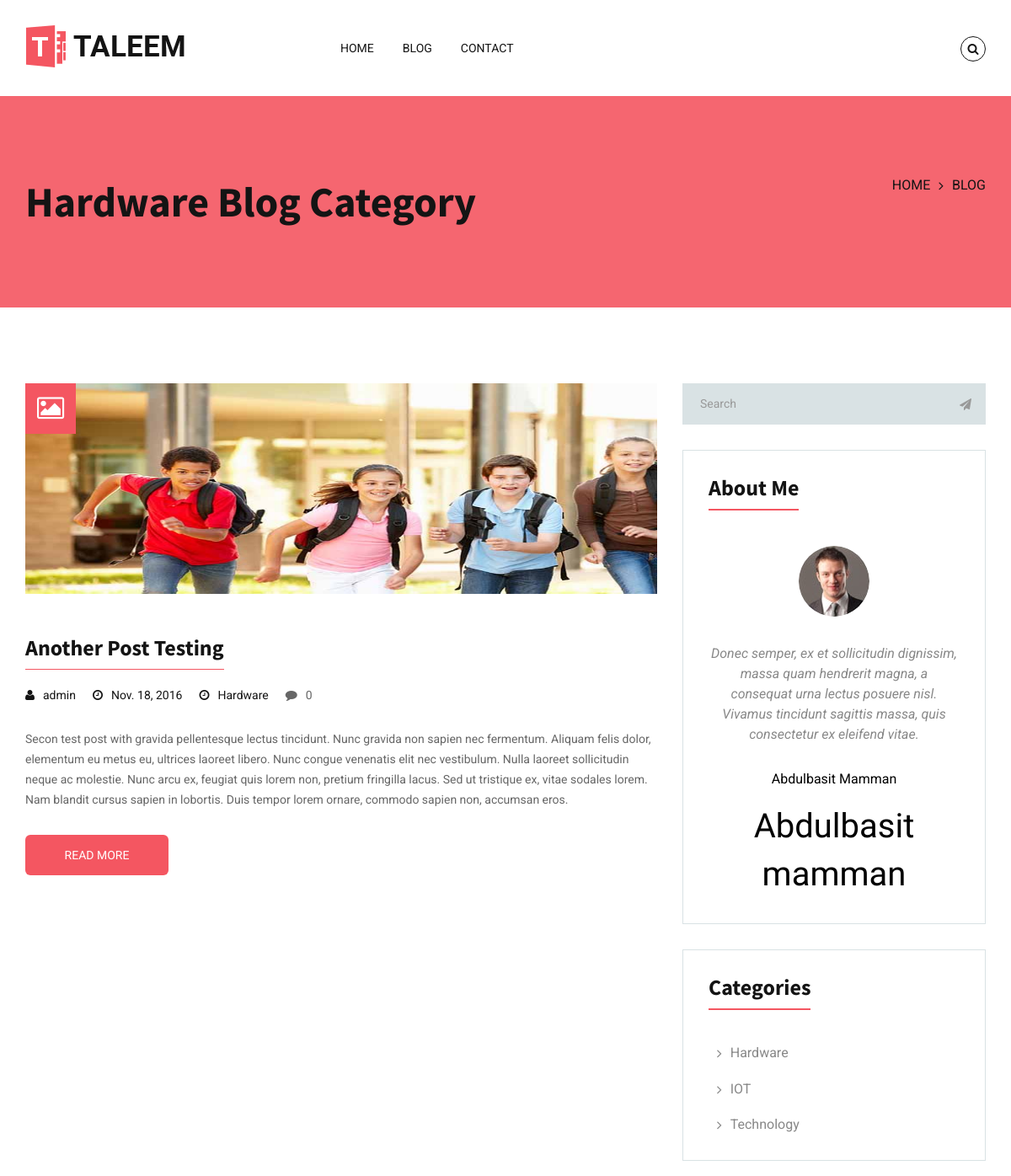
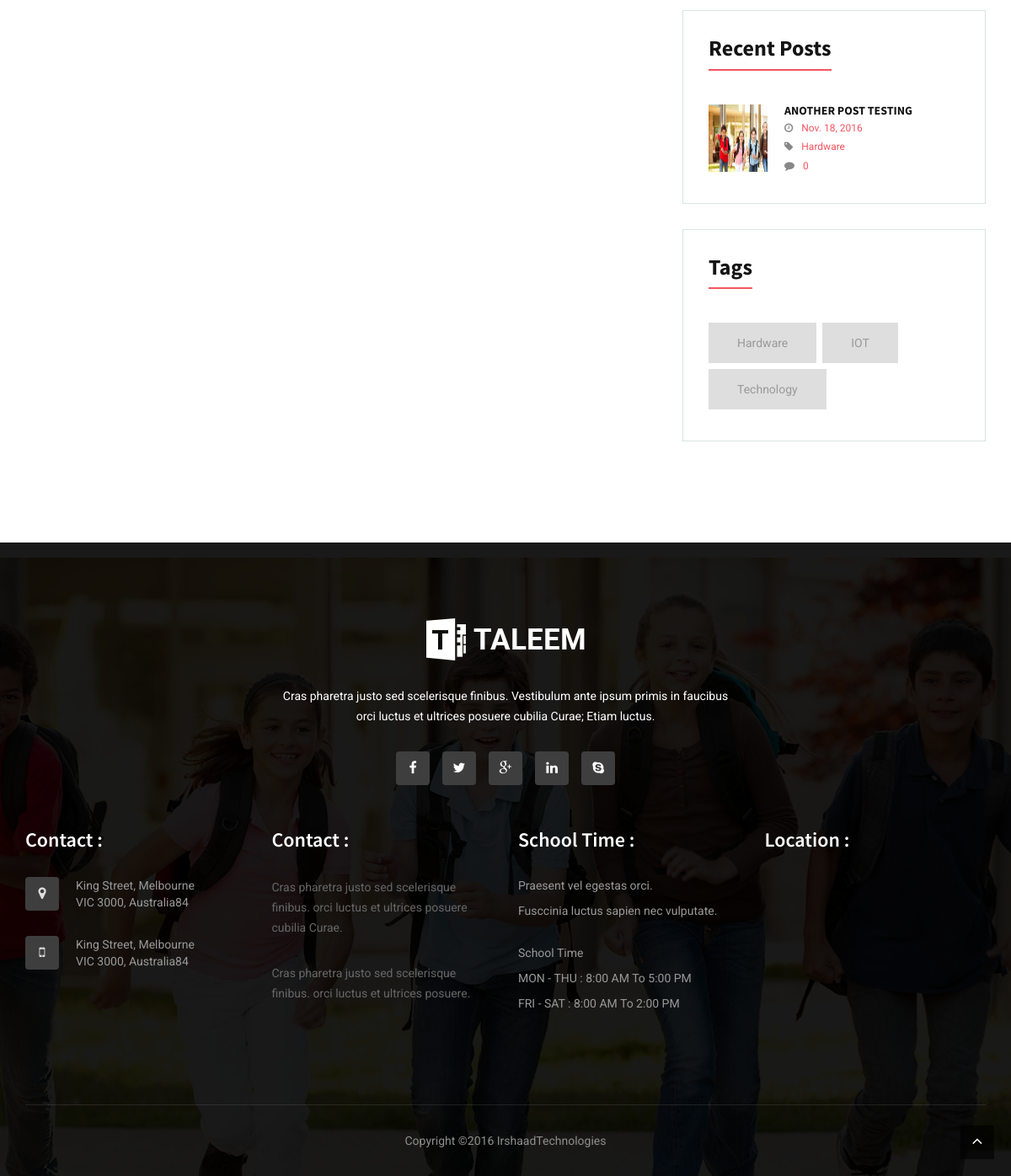
Screenshot of /app/blog/category/hardware with the database file from the repository (2 pictures, top to bottom).
### blog/models.py (models this page shows, shortened)
class Categories(models.Model):
    title = models.CharField(max_length=50, unique=True, db_index=True)
    slug = models.SlugField(max_length=50, unique=True, db_index=True)
    class Meta:
        ordering = ['title']
        verbose_name_plural = "Categories"
    def __str__(self):
        return '%s' % self.title
    @permalink
    def get_absolute_url(self):
        return 'view_blog_category', None, {'slug': self.slug}

class Posts(models.Model):
    title = models.CharField(max_length=150, unique=True, verbose_name='Post Title')
    slug = models.SlugField(max_length=150, unique=True, verbose_name='URL')
    date = models.DateField(auto_now=True)
    time = models.TimeField(auto_now=True)
    created_on = models.DateTimeField(auto_now_add=True)
    posted = models.DateTimeField(db_index=True, auto_now_add=True)
    meta_description = models.CharField(max_length=500, verbose_name='Meta Description', blank=True)
    meta_keywords = models.CharField(max_length=250, verbose_name='Meta Keywords', blank=True)
    body = models.TextField()
    category = models.ForeignKey(Categories)
    published = models.BooleanField(default=None)
    author = models.ForeignKey(User, null=True, blank=True)
    post_image = models.ImageField(upload_to='blog', verbose_name='News Post Headline Image')
    class Meta:
        ordering = ['-created_on']
        verbose_name_plural = "Posts"
    @permalink
    def get_absolute_url(self):
        return 'view_blog_post', None, {'slug': self.slug}

### blog/views.py (the view)
# urls.py: url(r'^category/(?P<slug>[^\.]+)', views.view_blog_category, name='view_blog_category'),
def view_blog_category(request, slug):
    categories = Categories.objects.all()
    category = get_object_or_404(Categories, slug=slug)
    posts = Posts.objects.filter(category=category)[:5]
    context_dict = {'categories': categories, 'category': category, 'posts': posts}
    return render(request, 'blog/blog_category.html', context=context_dict)

### templates/blog/blog_category.html (shortened to what this page needs)
{%extends 'base.html' %}
{% load staticfiles %}
{% block header %}
{% include 'header.html' %}
{% endblock %}
{% block banner %}
<div class="parallax-window section-padding overlay-pink" data-image-src="images/inner-banner.jpg" data-parallax="scroll">
	<div class="container">
		<div class="page-heading">
			<h2>{{ category.title }} Blog Category</h2>
		</div>
		<div class="tc-bredcrum">
			<ul>
				<li><a href="/app/home/">Home</a></li>
				<li class="active"><a href="/app/blog/">Blog</a></li>
			</ul>
		</div>
	</div>
</div>
{% endblock %}
{% block main %}
<main class="main-content section-padding white-bg">
	<div class="container">
		<div class="row">
			<div class="col-lg-8 col-md-7 col-sm-6">
				<div class="Blog-full-width">
                    {% if posts %}
                        {% for post in posts %}
                            {% if post.published == True %}
					            <div class="full-width-post-holder">
                                    <div class="row">
                                        <div class="col-sm-12">
                                            <figure class="post-img">
                                                <a href="{{ post.get_absolute_url }}">
                                                    <img src="{{ MEDIA_URL }}{{ post.post_image.url }}" width="200" height="250" alt="{{ post.title }}">
                                                </a>
                                                <strong class="title-batch-left"><i class="fa fa-image"></i></strong>
                                            </figure>
                                        </div>
                                        <div class="col-sm-12">
                                            <div class="blog-post-detail">
                                                <div class="center-detail-inner">
                                                    <h3>{{ post.title }}</h3>
                                                    <div>
                                                        <ul class="meta-post">
                                                            <li><i class="fa fa-user"></i>{{ post.author }}</li>
                                                            <li><i class="fa fa-clock-o"></i>{{ post.date }}</li>
                                                            <li><i class="fa fa-clock-o"></i>{{ post.category }}</li>
                                                            <li>
                                                                <a href="{% url 'view_blog_post' slug=post.slug %}">
                                                                    <i class="fa fa-comment"></i>{{ post.comments.count }}
                                                                </a>
                                                            </li>
                                                        </ul>
                                                    </div>
                                                    <p>
                                                        {{ post.meta_description }}
                                                    </p>
                                                    <a class="pink-btn" href="{{ post.get_absolute_url }}">Read More</a>
                                                </div>
                                            </div>
                                        </div>
                                    </div>
					            </div>
                             {% endif %}
                        {% endfor %}
                        <div class="col-sm-12">
                            <div class="text-center">
                            </div>
                        </div>
                    {% endif %}
				</div>
			</div>
			{% include 'aside.html' %}
		</div>
	</div>
</main>
{% endblock %}

### templates/aside.html (shortened to what this page needs)
{% load staticfiles %}
<aside class="col-lg-4 col-md-5 col-sm-6">
    <div class="search-bar-holder">
        <div class="search-bar">
            <input type="text" class="form-control"  placeholder="Search" >
            <button type="submit">
                <span class="fa fa-paper-plane"></span>
            </button>
        </div>
    </div>
    <div class="aside-widget">
        <h3>About Me</h3>
        <div class="aside-admin-detail">
            <span class="admin-img"><img src="{% static 'images/admin-img/img-01.jpg' %}" alt="img-01"></span>
            <p>Donec semper, ex et sollicitudin dignissim, massa quam hendrerit magna, a consequat urna lectus posuere nisl. Vivamus tincidunt sagittis massa, quis consectetur ex eleifend vitae.</p>
            <span class="arthor-name">Abdulbasit Mamman</span>
            <span class="arthor-signature">Abdulbasit mamman</span>
        </div>
    </div>
    <div class="aside-widget">
        <h3>Categories</h3>
        <div class="categories-list">
            <ul>
                {% if categories %}
                    {% for category in categories %}
                        <li><a href="{{ category.get_absolute_url }}">{{ category.title }}</a></li>
                    {% endfor %}
                {% else %}
                    <li><a href="#">Category Empty</a></li>
                {% endif %}
            </ul>
        </div>
    </div>
    <div class="aside-widget">
        <h3>Recent Posts</h3>
        {% if posts %}
            <div class="recent-post">
                <ul>
                    {% for post in posts %}
                        {% if post.published == True %}
                            <li>
                                <span class="recent-post-img"><img src="{{ MEDIA_URL }}{{ post.post_image.url }}" width="70" height="80" alt="img-01"></span>
                                <div class="recent-post-detail">
                                    <h5><a href="{{ post.get_absolute_url }}">{{ post.title }}</a></h5>
                                    <span class="recent-post-date"><i class="fa fa-clock-o"></i>{{ post.date }}</span>
                                    <span class="recent-post-date"><i class="fa fa-tag"></i>{{ post.category }}</span>
                                    <span class="recent-post-date"><i class="fa fa-comment"></i>{{ post.comments.count }}</span>
                                </div>
                            </li>
                        {% endif %}
                    {% endfor %}
                </ul>
            </div>
        {% endif %}
    </div>
    <div class="aside-widget">
        <h3>Tags</h3>
        <div class="tags-list">
            <ul>
                {% if categories %}
                    {% for category in categories %}
                        <li><a href="{{ category.get_absolute_url }}">{{ category.title }}</a></li>
                    {% endfor %}
                {% else %}
                    <li><a href="#">Category Empty</a></li>
                {% endif %}
            </ul>
        </div>
    </div>
</aside>

### static/css/color-1.css (style rules this page uses)
a:hover, .banner-text h1 span, .cart-and-search ul li a:hover, .tc-navigation li > a:hover, .white-btn, h2 strong, h2 span, .countdown li span, .video-titel h3, .tc-tabs-list li.active a, .app-detail h4, .tc-bredcrum ul li.active, .categories-list ul li a:hover, .recent-post-date, .text-widget ul li p a, .site-link a, .views-btns li a:hover, .product-view-option li a:hover, .clear-all-tags:hover, .tottal-pricing ul li span:last-child, .delivery-figure span:last-child, .owl-prev:hover::before, .owl-next:hover::before, .pricing-column:hover .service-icon, .app-list-option li:hover .service-icon, .service-figure-v2:hover .service-icon, .service-figure-v2:hover i, .switcher h2 a::before, .pricing-column:hover .service-icon i, .app-list-option li:hover .service-icon i { color: #f45661; }
.white-btn:hover, .theme-btn:hover, .tc-navigation li ul li a:hover, .enquiry-form-holder, .pink-btn, .date-batch-left, .date-batch-right, .employee-desination, .title-batch-left, .title-batch-right, .subscribe-now, .social-icons li a:hover, .pricing-price, .team-detail-thumnail, .inner-header .cart-and-search ul li a:hover, .tags-list ul li a:hover, #search .close:hover, .search-option .bootstrap-select .dropdown-menu li a:hover, .search-option .bootstrap-select .dropdown-menu li.selected a, .search-option .btn-default:hover:hover, .selected-tags-holder ul li a:hover, .selected-tags-holder ul li.selected a, .map-overlay, .slider-post .owl-nav, .contact-widget .location:hover .location-icon, .tc-navigation > li > ul li.active a { background: #f45661; }
.form-control:focus, .tc-navigation li > ul, .countdown li span, .filter-tags-holder ul li a.selected, .blog-post-detail h3, .pricing-column:hover, .inner-header .cart-and-search ul li a:hover, .aside-widget h3, .contact-figure h3, .name-and-rank h3, .tc-tab-nav li.active a h3, .profiler-big-img::before, .profiler-big-img::after, .pricing-column:hover .service-icon, .app-list-option li:hover .service-icon, .tc-navigation > li > a::before, .tc-navigation > li.active > a::before, .playButton { border-color: #f45661; }
.service-figure:hover .service-caption, .employee-desination, .hover-overlay, .product-name:hover, .product-figure:hover .product-caption, .gallery-hover, .flicker-img li a::before, .map-overlay, .overlay-pink::before, .scrollup:hover, .video-titel .play-btn:hover { background: rgba( 244,86,97,0.9); }

### static/css/responsive.css (style rules this page uses)
@media (max-width: 1200px) { .title-batch-left { left: 0; } }

### static/css/transition.css (style rules this page uses)
*:after, *:before, a, p, h1,h2,h3,h4,h5,h6, .tc-navigation li ul, button, .service-caption, .employee-desination, .pricing-column, .video-section, .team-slider-thumnail ul li, .hover-overlay, .gallery-img:hover .hover-overlay a, .service-figure:hover .service-icon, .product-name, .product-caption, .clear-all-tags, .gallery-hover, .post-img img, .location-icon, .service-icon, .enquiry-form-holder, .payment-figure, .product-figure, .profiler-address ul li > span, .team-slider-thumnail li, .scrollup, .video-titel .play-btn, .main-header, .inner-header { -webkit-transition: all 0.3s ease-in-out; -moz-transition: all 0.3s ease-in-out; -ms-transition: all 0.3s ease-in-out; -o-transition: all 0.3s ease-in-out; transition: all 0.3s ease-in-out; }

### rows the page displays
Categories: title "Hardware"
Posts: post_image (picture), title "Another Post Testing", author "admin", date "Nov. 18, 2016", category "Hardware", comments.count "0", meta_description "Secon test post with gravida pellentesque lectus tincidunt. Nunc gravida non sapien nec fermentum. Aliquam felis dolor, elementum eu metus eu, ultrices laoreet libero. Nunc congue venenatis elit nec vestibulum. Nulla laoreet sollicitudin neque ac molestie. Nunc arcu ex, feugiat quis lorem non, pretium fringilla lacus. Sed ut tristique ex, vitae sodales lorem. Nam blandit cursus sapien in lobortis. Duis tempor lorem ornare, commodo sapien non, accumsan eros.", title "ANOTHER POST TESTING"
Categories: title "IOT"
Categories: title "Technology"
